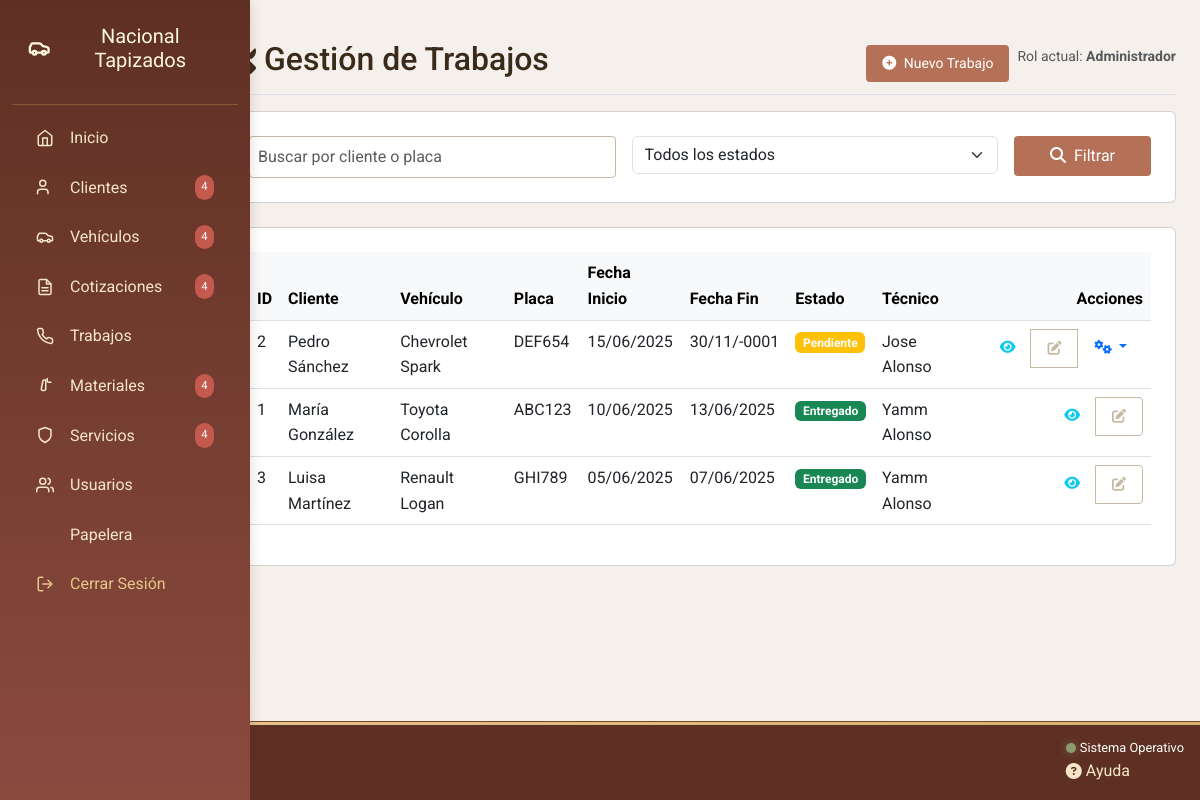
Screenshot of /admin/formularios/trabajos/index.php (signed in) with the database file from the repository.
### tables this page shows
CREATE TABLE `trabajos` (
  `id_trabajos` int(11) NOT NULL,
  `id_cotizacion` int(11) NOT NULL,
  `fecha_inicio` date NOT NULL,
  `fecha_fin` date NOT NULL,
  `estado` enum('Pendiente','En progreso','Entregado','Cancelado') NOT NULL,
  `notas` text NOT NULL,
  `fotos` varchar(255) NOT NULL,
  `activo` tinyint(1) NOT NULL DEFAULT 1
);

CREATE TABLE `clientes` (
  `id_cliente` int(11) NOT NULL,
  `nombre_cliente` varchar(50) NOT NULL,
  `correo_cliente` varchar(70) NOT NULL,
  `telefono_cliente` varchar(25) NOT NULL,
  `direccion_cliente` text NOT NULL,
  `fecha_registro` timestamp NOT NULL DEFAULT current_timestamp() ON UPDATE current_timestamp(),
  `notas_cliente` text NOT NULL,
  `activo` tinyint(1) NOT NULL DEFAULT 1
);

CREATE TABLE `vehiculos` (
  `id_vehiculo` int(11) NOT NULL,
  `marca_vehiculo` varchar(50) NOT NULL,
  `modelo_vehiculo` varchar(50) NOT NULL,
  `placa_vehiculo` varchar(20) NOT NULL,
  `notas_vehiculo` text NOT NULL,
  `activo` tinyint(1) NOT NULL DEFAULT 1
);

CREATE TABLE `usuarios` (
  `id_usuario` int(11) NOT NULL,
  `id_rol` int(11) NOT NULL,
  `username_usuario` varchar(50) NOT NULL,
  `contrasena_usuario` varchar(255) NOT NULL,
  `nombre_completo` varchar(70) NOT NULL,
  `correo_usuario` varchar(70) NOT NULL,
  `telefono_usuario` varchar(25) NOT NULL,
  `fecha_creacion` timestamp NOT NULL DEFAULT current_timestamp() ON UPDATE current_timestamp(),
  `activo_usuario` enum('Activo','Inactivo') NOT NULL,
  `ultima_actividad` datetime NOT NULL,
  `activo` tinyint(1) NOT NULL DEFAULT 1
);

### php/auth.php (called while the page is built, shortened)
<?php
function getUserRole() {
    return $_SESSION['usuario_rol'] ?? 'Invitado';
}
function isAdmin() {
    return getUserRole() === 'Administrador';
}
?>

### admin/formularios/trabajos/index.php (the view, shortened to what this page needs)
<?php
require_once __DIR__ . '/../../../php/conexion.php';
require_once __DIR__ . '/../../../php/auth.php';
$busqueda = isset($_GET['busqueda']) ? trim(strip_tags($_GET['busqueda'])) : '';
$pagina = max(1, intval($_GET['pagina'] ?? 1));
$porPagina = 10;
try {
    $baseQuery = "FROM trabajos t
                 JOIN cotizaciones c ON t.id_cotizacion = c.id_cotizacion
                 JOIN clientes cl ON c.id_cliente = cl.id_cliente
                 JOIN vehiculos v ON c.id_vehiculo = v.id_vehiculo
                 JOIN usuarios u ON c.id_usuario = u.id_usuario";
    $params = [];
    $conditions = [];
    $whereClause = !empty($conditions) ? " WHERE " . implode(" AND ", $conditions) : "";
    $sql = "SELECT t.*, c.id_cotizacion, cl.nombre_cliente, v.marca_vehiculo,
                   v.modelo_vehiculo, v.placa_vehiculo, u.nombre_completo as nombre_tecnico
            " . $baseQuery . $whereClause . "
            ORDER BY t.fecha_inicio DESC
            LIMIT " . (($pagina - 1) * $porPagina) . ", $porPagina";
    $stmt = $conex->prepare($sql);
    $stmt->execute($params);
    $trabajos = $stmt->fetchAll();
} catch (PDOException $e) {
    error_log("Error en la consulta de trabajos: " . $e->getMessage());
    $_SESSION['mensaje'] = 'Ocurrió un error al cargar los trabajos';
    $_SESSION['tipo_mensaje'] = 'danger';
    header('Location: index.php');
    exit;
}
require_once __DIR__ . '/../../includes/head.php';
?>
<body class="bg-light">
    <div class="container-fluid">
        <div class="row">
            <?php include __DIR__ . '/../../includes/sidebar.php'; ?>
            <main class="col-md-9 ms-sm-auto col-lg-10 px-md-4 py-4">
                <div class="d-flex justify-content-between flex-wrap flex-md-nowrap align-items-center pt-3 pb-2 mb-3 border-bottom">
                    <h1 class="h2">
                        <i class="fas fa-tools me-2"></i>Gestión de Trabajos
                    </h1>
                    <div class="btn-toolbar mb-2 mb-md-0">
                        <?php if (isAdmin()): ?>
                        <div class="btn-group me-2">
                            <a href="crear.php" class="btn btn-sm btn-primary">
                                <i class="fas fa-plus-circle me-1"></i> Nuevo Trabajo
                            </a>
                        </div>
                        <?php endif; ?>
                        <div class="text-muted small">
                            Rol actual: <strong><?= isAdmin() ? 'Administrador' : 'Técnico' ?></strong>
                        </div>
                    </div>
                </div>
                <div class="card mb-4">
                    <div class="card-body">
                        <form class="row g-3">
                            <div class="col-md-5">
                                <input type="text" class="form-control" name="busqueda" value="<?= htmlspecialchars($busqueda) ?>"
                                    placeholder="Buscar por cliente o placa">
                            </div>
                            <div class="col-md-5">
                                <select class="form-select" name="estado">
                                    <option value="">Todos los estados</option>
                                </select>
                            </div>
                            <div class="col-md-2">
                                <button class="btn btn-primary w-100" type="submit">
                                    <i class="fas fa-search me-1"></i> Filtrar
                                </button>
                            </div>
                        </form>
                    </div>
                </div>
                <div class="card">
                    <div class="card-body">
                        <div class="table-responsive">
                            <table class="table table-hover">
                                <thead class="table-light">
                                    <tr>
                                        <th>ID</th>
                                        <th>Cliente</th>
                                        <th>Vehículo</th>
                                        <th>Placa</th>
                                        <th>Fecha Inicio</th>
                                        <th>Fecha Fin</th>
                                        <th>Estado</th>
                                        <th>Técnico</th>
                                        <th class="text-end">Acciones</th>
                                    </tr>
                                </thead>
                                <tbody>
                                    <?php if (count($trabajos) > 0): ?>
                                        <?php foreach ($trabajos as $trabajo): ?>
                                            <tr>
                                                <td><?= $trabajo['id_trabajos'] ?></td>
                                                <td><?= htmlspecialchars($trabajo['nombre_cliente']) ?></td>
                                                <td><?= htmlspecialchars($trabajo['marca_vehiculo']) ?> <?= htmlspecialchars($trabajo['modelo_vehiculo']) ?></td>
                                                <td><?= htmlspecialchars($trabajo['placa_vehiculo']) ?></td>
                                                <td><?= date('d/m/Y', strtotime($trabajo['fecha_inicio'])) ?></td>
                                                <td><?= $trabajo['fecha_fin'] ? date('d/m/Y', strtotime($trabajo['fecha_fin'])) : '--' ?></td>
                                                <td>
                                                    <span class="badge bg-<?=
                                                        $trabajo['estado'] == 'Entregado' ? 'success' :
                                                        ($trabajo['estado'] == 'Cancelado' ? 'danger' :
                                                        ($trabajo['estado'] == 'En progreso' ? 'primary' : 'warning'))
                                                    ?>">
                                                        <?= $trabajo['estado'] ?>
                                                    </span>
                                                </td>
                                                <td><?= htmlspecialchars($trabajo['nombre_tecnico']) ?></td>
                                                <td class="text-end">
                                                    <div class="btn-group" role="group">
                                                        <a href="ver_trabajo.php?id=<?= $trabajo['id_trabajos'] ?>" class="btn btn-sm btn-outline-info" title="Ver detalles">
                                                            <i class="fas fa-eye"></i>
                                                        </a>
                                                        <?php if (isAdmin()): ?>
                                                        <a href="editar.php?id=<?= $trabajo['id_trabajos'] ?>" class="btn btn-sm btn-outline-secondary" title="Editar">
                                                            <i class="fas fa-edit"></i>
                                                        </a>
                                                        <?php endif; ?>
                                                        <?php if ($trabajo['estado'] != 'Entregado' && $trabajo['estado'] != 'Cancelado'): ?>
                                                        <div class="dropdown d-inline-block">
                                                            <button class="btn btn-sm btn-outline-primary dropdown-toggle" type="button" data-bs-toggle="dropdown" title="Cambiar estado">
                                                                <i class="fas fa-cogs"></i>
                                                            </button>
                                                        </div>
                                                        <?php endif; ?>
                                                    </div>
                                                </td>
                                            </tr>
                                        <?php endforeach; ?>
                                    <?php endif; ?>
                                </tbody>
                            </table>
                        </div>
                    </div>
                </div>
            </main>
        </div>
    </div>
    <?php require_once __DIR__ . '/../../includes/footer.php'; ?>
</body>
</html>

### public/assets/css/variables.css (style rules this page uses)
:root { --primary-dark: #5E3023; --secondary-dark: #8C4A3F; --accent-color: #B57157; --accent-light: #D4A373; --neutral-dark: #C7B8A1; --neutral-medium: #E0D5CE; --neutral-light: #F5F0EB; --text-light: #FFFFFF; --text-dark: #3A2A1A; --gold-cream: #F5E6C8; --gold-pastel: #E6C88C; --gold-dark: #D4B170; --gold-accent: #D4A017; --gradient-leather: linear-gradient(135deg, var(--secondary-dark), var(--accent-color)); --gradient-light: linear-gradient(135deg, var(--neutral-medium), var(--neutral-light)); --gradient-gold: linear-gradient(135deg, var(--gold-pastel), var(--gold-dark)); --shadow-sm: 0 2px 6px rgba(94, 48, 35, 0.15); --shadow-md: 0 4px 12px rgba(94, 48, 35, 0.2); --shadow-lg: 0 8px 24px rgba(94, 48, 35, 0.25); --border-stitched: 2px solid var(--accent-color); --border-soft: 1px solid var(--neutral-dark); --border-gold: 1px solid var(--gold-pastel); --space-xs: 0.25rem; --space-sm: 0.5rem; --space-md: 1rem; --space-lg: 1.5rem; --space-xl: 2rem; --space-xxl: 3rem; --transition-fast: 0.2s ease; --transition-normal: 0.3s ease; --transition-slow: 0.5s ease; --sidebar-width: 280px; --header-height: 70px; --z-sidebar: 1000; --z-header: 1100; --z-modal: 1200; --success-color: #8A9B6E; --error-color: #C45A4D; --warning-color: #E6C88C; }

### public/assets/css/admin.css (style rules this page uses)
:root { --primary-dark: #5E3023; --secondary-dark: #8C4A3F; --accent-color: #B57157; --gold-cream: #F5E6C8; --gold-pastel: #E6C88C; }
.admin-body { font-family: 'Roboto', sans-serif; background-color: var(--neutral-light); color: var(--text-dark); line-height: 1.6; overflow-x: hidden; }
body { background-image: url('https://pfst.cf2.poecdn.net/base/image/60ab54eef562f30f85a67bde31f924f078199dae0b7bc6c333dfb467a2c13471?w=1024&h=768&pmaid=442168253'); background-size: cover; background-position: center; background-attachment: fixed; margin: 0; padding: 0; font-family: 'Roboto', sans-serif; color: #333; }
.card-body { padding: 1.5rem; }
.form-control { width: 100%; padding: 0.5rem; border-radius: 4px; border: 1px solid var(--neutral-dark); background-color: rgba(255, 255, 255, 0.1); color: white; }
.btn { padding: 0.5rem 1rem; border-radius: 4px; border: none; cursor: pointer; transition: var(--transition-fast); }
.btn-primary { background-color: var(--accent-color); color: white; }
.btn-outline-secondary { background-color: transparent; border: 1px solid var(--neutral-dark); color: var(--neutral-dark); }

### rows the page displays
trabajos: id_trabajos "2", clientes.nombre_cliente "Pedro Sánchez", vehiculos.marca_vehiculo "Chevrolet", vehiculos.modelo_vehiculo "Spark", vehiculos.placa_vehiculo "DEF654", fecha_inicio "15/06/2025", fecha_fin "30/11/-0001", estado "Pendiente", usuarios.nombre_completo "Jose Alonso"
trabajos: id_trabajos "1", clientes.nombre_cliente "María González", vehiculos.marca_vehiculo "Toyota", vehiculos.modelo_vehiculo "Corolla", vehiculos.placa_vehiculo "ABC123", fecha_inicio "10/06/2025", fecha_fin "13/06/2025", estado "Entregado", usuarios.nombre_completo "Yamm Alonso"
trabajos: id_trabajos "3", clientes.nombre_cliente "Luisa Martínez", vehiculos.marca_vehiculo "Renault", vehiculos.modelo_vehiculo "Logan", vehiculos.placa_vehiculo "GHI789", fecha_inicio "05/06/2025", fecha_fin "07/06/2025", estado "Entregado", usuarios.nombre_completo "Yamm Alonso"
